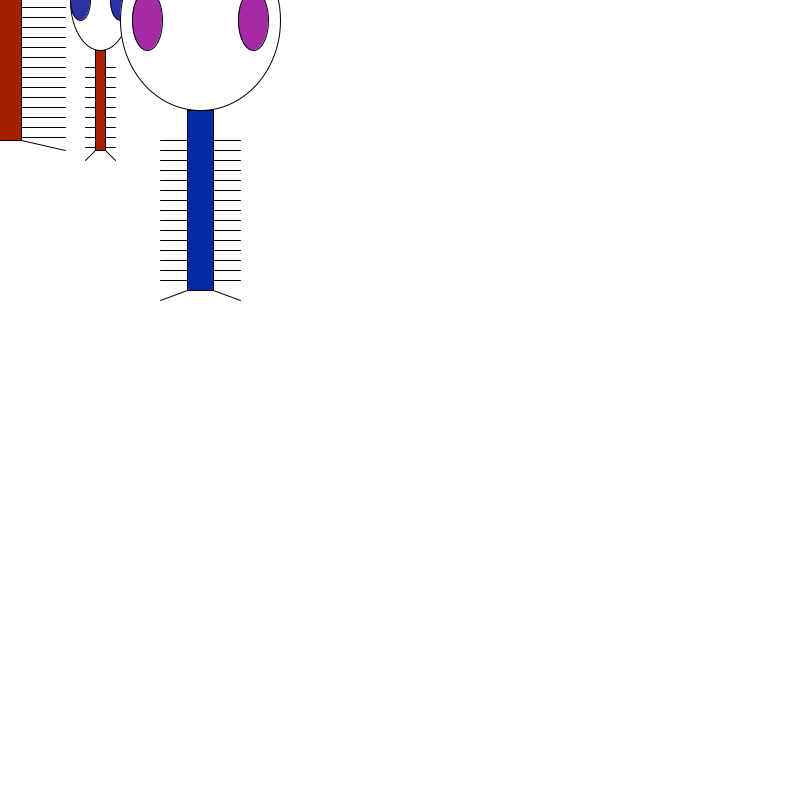
Frame 1 (no input)
Frame 60 (the mouse pressed at the canvas centre just before this capture): identical to frame 1, image omitted
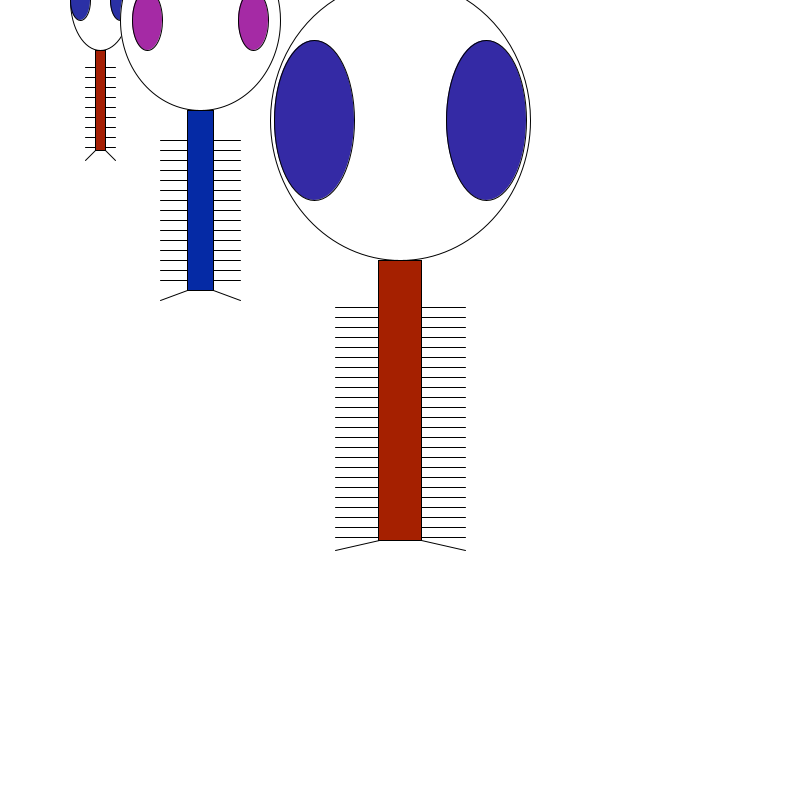
Frame 120 (the mouse held since frame 60 and released just before this capture)

The Processing sketch that drew these frames (run headless with seeded random() and noise(); from frame 60 on, the mouse is pressed at the canvas centre):

// Processing sketch: sketch_171027b
// ── sketch_171027b.pde


// Example 7-5: Zoog with functions


void setup() {
  size(800, 800);
}

void draw() {
  background(255); // Draw a white background
  color c = color(#2A30A5);
  drawZoog(100, 100, 60, 100, 20, c,color(#A52005));
  drawZoog(200, 200, 160, 180, 30, color(#A52AA5),color(#052AA5));
  drawZoog(mouseX, mouseY, 260, 280, 80, color(#342AA5),color(#A52000));
}


void drawZoog(int x, int y, int w, int h, int eyeSize, 
              color eyeColor, color bodyColor) {
  // Set ellipses and rects to CENTER mode
  ellipseMode(CENTER);
  rectMode(CENTER);
  // Draw Zoog's arms with a for loop
  for (float i = y - h/3; i < y + h/2; i += 10) {
    stroke(0);
    line(x - w/4, i, x + w/4, i);
  }
  // Draw Zoog's body
  stroke(0);
  fill(bodyColor);
  rect(x, y, w/6, h);
  // Draw Zoog's head
  stroke(0);
  fill(255);
  ellipse(x, y - h, w, h);
  // Draw Zoog's eyes
  fill(eyeColor);
  ellipse(x - w/3, y - h, eyeSize, eyeSize*2);
  ellipse(x + w/3, y - h, eyeSize, eyeSize*2);
  // Draw Zoog's legs
  stroke(0);
  line(x - w/12, y + h/2, x - w/4, y + h/2 + 10);
  line(x + w/12, y + h/2, x + w/4, y + h/2 + 10);
}
